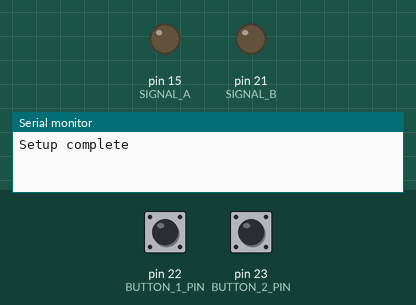
Simulated run of this sketch. Board: Arduino Mega 2560, built for the host (arithmetic inside an expression is 32-bit, double 64-bit). Parts: output pins drawn as LEDs (lit = HIGH), the last lines printed to the serial monitor. The inputs (shaded band) are chosen by the test bench; at power-on: pin 22 (BUTTON_1_PIN) LOW, pin 23 (BUTTON_2_PIN) LOW.

Above: at 1.2 s.
1.3 s: pin 22 (BUTTON_1_PIN) pulled HIGH for 0.15 s
At 2.36 s:
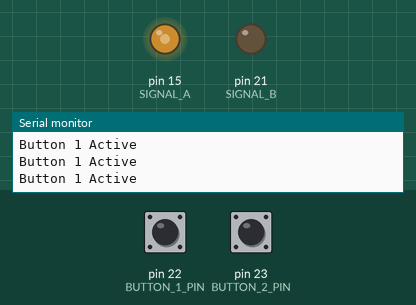
4.3 s: pin 23 (BUTTON_2_PIN) pulled HIGH for 0.15 s
At 7.02 s:
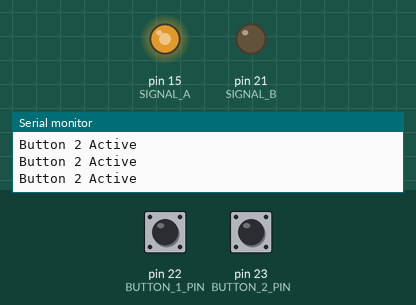
7.4 s: pin 22 (BUTTON_1_PIN) pulled HIGH for 1 s
Timing chart, 0 to 10.4 s (numbered marks = the images above; inputs shaded):
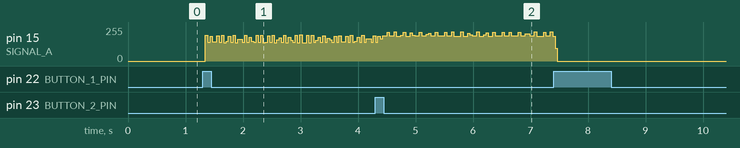

The sketch:

Lab_Assignment_One_Spike_Wilson_H00339976.ino
```cpp
/***
 *                _____ _____ _____ _____ _   _ __  __ ______ _   _ _______    ____  _   _ ______
 *         /\    / ____/ ____|_   _/ ____| \ | |  \/  |  ____| \ | |__   __|  / __ \| \ | |  ____|
 *        /  \  | (___| (___   | || |  __|  \| | \  / | |__  |  \| |  | |    | |  | |  \| | |__
 *       / /\ \  \___ \\___ \  | || | |_ | . ` | |\/| |  __| | . ` |  | |    | |  | | . ` |  __|
 *      / ____ \ ____) |___) |_| || |__| | |\  | |  | | |____| |\  |  | |    | |__| | |\  | |____
 *     /_/    \_\_____/_____/|_____\_____|_| \_|_|  |_|______|_| \_|  |_|     \____/|_| \_|______|
 *
 *
 *
 *     Surname: WILSON                Parameter Calculation
 *     ---------------                -------------------------------------------------------------------
 *     W = 23                         Width of first pulse: a = 23 x 100µS = 2300µS
 *     I = 9                          Width of space between pulses: b = 9 x 100µS = 900µS
 *     L = 12                         Number of pulses in a block: c = 12 + 4 = 16
 *     S = 19                         Space between pulse blocks: d = 19 x 500µS = 9500µ
 *     O = 15                         Mode: (15/4)+1 = 4 [Half d and b time until switch set back to zero]
 *
 ***/


/*****************************************************
   DEFINE CONSTANTS
*****************************************************/
#define SIGNAL_A_PULSE 2300                                   //Signal A high pulse base value
#define SIGNAL_A_PULSE_QTY 16                                 //Number of signal A pulses
#define PULSE_INCR 50                                         //Signal A pulse width increment time
#define SIGNAL_A_LOW_b 900                                    //Signal A low pulse duration (Parameter b)
#define SIGNAL_A_LOW_d 9500                                   //Signal A low pulse duration (Parameter d)
#define SIGNAL_B_PULSE 50                                     //Signal B pulse duration

#define SIGNAL_B_TIME_LOW ((SIGNAL_A_PULSE_a1 + SIGNAL_A_LOW_b + SIGNAL_A_PULSE_a2 + SIGNAL_A_LOW_b + SIGNAL_A_PULSE_a3 + SIGNAL_A_LOW_b + SIGNAL_A_LOW_d))  //Signal B low pulse duration (a1 + b + a2 + b + a3 + b + d)

#define SIGNAL_B_TIME_LOW_MODIFIED ((SIGNAL_A_PULSE_a1 + SIGNAL_A_LOW_b_HALF + SIGNAL_A_PULSE_a2 + SIGNAL_A_LOW_b_HALF + SIGNAL_A_PULSE_a3 + SIGNAL_A_LOW_b_HALF + SIGNAL_A_LOW_d_HALF))   //Signal B modified low pulse duration

#define SIGNAL_A_LOW_b_HALF ((SIGNAL_A_LOW_b / 2))            //Signal A half of low pulse duration (Parameter b/2)
#define SIGNAL_A_LOW_d_HALF ((SIGNAL_A_LOW_d / 2))            //Signal A half of low pulse duration (Parameter d/2)
#define DEBOUNCE_TIME 25                                      //Debounce time for button presses

/*****************************************************
   DEFINE INPUT PINS
*****************************************************/

#define BUTTON_1_PIN 22                                       //Define button 1 input pin number
#define BUTTON_2_PIN 23                                       //Define button 2 input pin number

/*****************************************************
   DEFINE OUTPUT PINS
*****************************************************/

#define SIGNAL_A 15                                           //Define signal A ouput pin number
#define SIGNAL_B 21                                           //Define signal B ouput pin number

/*****************************************************
   DECLARE VARIABLES
*****************************************************/

volatile bool button_1_state = LOW;                            //Declare initial state of button 1
volatile bool button_2_state = LOW;                            //Declare initial state of button 2

volatile unsigned long last_debounce_time_1 = 0;               //Declare intial value of last debounce time 1 | Volatile prevents compiler optimisation
volatile unsigned long last_debounce_time_2 = 0;               //Declare intial value of last debounce time 2 | Volatile prevents compiler optimisation

volatile bool last_button_1_state = LOW;                       //Declare intial value of last button 1 state | Volatile prevents compiler optimisation
volatile bool last_button_2_state = LOW;                       //Declare intial value of last button 2 state | Volatile prevents compiler optimisation

/*****************************************************
   INITIALIZATION CODE
*****************************************************/

void setup()                                                  //Declare initializaton function to be run once at boot
{

  Serial.begin(9600);                                         //Initialize serial communication with baudrate 9600
  pinMode(BUTTON_1_PIN, INPUT_PULLDOWN);                      //Declare button 1 as an input using internal pulldown resistor
  pinMode(BUTTON_2_PIN, INPUT_PULLDOWN);                      //Declare button 2 as an input using internal pulldown resistor

  attachInterrupt(digitalPinToInterrupt(BUTTON_1_PIN), button_1_pressed, RISING);    //Attach button 1 pin to interrupt | call button_1_pressed as interrupt service routine | Triggered on rising edge
  attachInterrupt(digitalPinToInterrupt(BUTTON_2_PIN), button_2_pressed, RISING);    //Attach button 1 pin to interrupt | call button_2_pressed as interrupt service routine | Triggered on rising edg

  pinMode(SIGNAL_A, OUTPUT);                                  //Declare signal A as output
  pinMode(SIGNAL_B, OUTPUT);                                  //Declare signal B as output

  Serial.println("Setup complete");                           //Print to serial monitor on new line

}

/*****************************************************
   BUTTON 1 DEBOUNCE ISR
*****************************************************/

void button_1_pressed()                                       //Declare function for debouncing button 1
{
  if (millis() - last_debounce_time_1 > DEBOUNCE_TIME)        //If millis() - last debunce time is greater than debounce time
  {
    button_1_state = !button_1_state;                         //Invert button 1 state
    last_debounce_time_1 = millis();                          //Update value of last debounce time
  }
}

/*****************************************************
   BUTTON 2 DEBOUNCE ISR
*****************************************************/

void button_2_pressed()                                       //Declare function for debouncing button 1
{
  if (millis() - last_debounce_time_2 > DEBOUNCE_TIME)        //If millis() - last debunce time is greater than debounce time
  {
    button_2_state = !button_2_state;                         //Invert button 1 state
    last_debounce_time_2 = millis();                          //Update value of last debounce time
  }
}

/*****************************************************
   NORMAL SIGNAL FUNCTION
*****************************************************/

void signal_normal()                                          //Declare function for normal signal output
{
  digitalWrite(SIGNAL_B, HIGH);                               //Set signal B high
  delayMicroseconds(SIGNAL_B_PULSE);                          //Wait for pulse duration to elapse
  digitalWrite(SIGNAL_B, LOW);                                //Set signal B low

  for (int pulse_count_norm = 0; pulse_count_norm < SIGNAL_A_PULSE_QTY; pulse_count_norm++)
    //Declare integer pulse_count_norm as equalling zero, while pulse count is less than signal A pulse quantity, increment pulse count by one
  {
    digitalWrite(SIGNAL_A, HIGH);                             //Set signal A high
    delayMicroseconds(SIGNAL_A_PULSE + (pulse_count_norm * PULSE_INCR));    //Wait for (pulse time + (pulse count x pulse increment)) to elapse
    digitalWrite(SIGNAL_A, LOW);                              //Set signal A low
    delayMicroseconds(SIGNAL_A_LOW_b);                        //Wait for pulse low duration to elapse
  }

  delayMicroseconds(SIGNAL_A_LOW_b);                          //Wait for pulse low duration to elapse
  delayMicroseconds(SIGNAL_A_LOW_d);                          //Wait for parameter d duration to elapse
}

/*****************************************************
   MODIFIED SIGNAL FUNCTION
*****************************************************/

void signal_modified()                                        //Declare function for modified signal output
{
  digitalWrite(SIGNAL_B, HIGH);                               //Set signal B high
  delayMicroseconds(SIGNAL_B_PULSE);                          //Wait for pulse duration to elapse
  digitalWrite(SIGNAL_B, LOW);                                //Set signal B low

  for (int pulse_count_modi = 0; pulse_count_modi < SIGNAL_A_PULSE_QTY; pulse_count_modi++)
    //Declare integer pulse_count_modi as equalling zero, while pulse count is less than signal A pulse quantity, increment pulse count by one
  {
    digitalWrite(SIGNAL_A, HIGH);                             //Set signal A high
    delayMicroseconds(SIGNAL_A_PULSE + (pulse_count_modi * PULSE_INCR));    //Wait for (pulse time + (pulse count x pulse increment)) to elapse
    digitalWrite(SIGNAL_A, LOW);                              //Set signal A low
    delayMicroseconds(SIGNAL_A_LOW_b_HALF);                   //Wait for pulse low duration to elapse
  }

  delayMicroseconds(SIGNAL_A_LOW_b_HALF);                     //Wait for pulse low duration to elapse
  delayMicroseconds(SIGNAL_A_LOW_d_HALF);                     //Wait for parameter d duration to elapse
}

/*****************************************************
   MAIN PROGRAM
*****************************************************/

void loop()
{
  if (button_1_state != last_button_1_state)                  //If button 1 state does not equal previous state
  {
    last_button_1_state = button_1_state;                     //Last button state equals current button state
  }

  if (button_2_state != last_button_2_state)                  //If button 2 state does not equal previous state
  {
    last_button_2_state = button_2_state;                     //Last button state equals current button state
  }

  if (button_1_state == HIGH && button_2_state == LOW)        //If button 1 is pressed AND button 2 is not pressed
  {
    signal_normal();                                          //Call signal_normal funtion
    Serial.println("Button 1 Active");                        //Print to serial monitor on new line
  }

  else if (button_1_state == LOW && button_2_state == LOW)    //If neither button 1 or 2 are pressed
  {
    //Do nothing
  }

  else if (button_1_state == HIGH && button_2_state == HIGH)  //If both buttons are pressed
  {
    signal_modified();                                        //Call signal_modified function
    Serial.println("Button 2 Active");                        //Print to serial monitor on new line
  }


}

/***
 *      _____  _____   ____   _____ _____            __  __      ______ _   _ _____
 *     |  __ \|  __ \ / __ \ / ____|  __ \     /\   |  \/  |    |  ____| \ | |  __ \
 *     | |__) | |__) | |  | | |  __| |__) |   /  \  | \  / |    | |__  |  \| | |  | |
 *     |  ___/|  _  /| |  | | | |_ |  _  /   / /\ \ | |\/| |    |  __| | . ` | |  | |
 *     | |    | | \ \| |__| | |__| | | \ \  / ____ \| |  | |    | |____| |\  | |__| |
 *     |_|    |_|  \_\\____/ \_____|_|  \_\/_/    \_\_|  |_|    |______|_| \_|_____/
 *
 *
 ***/
```
